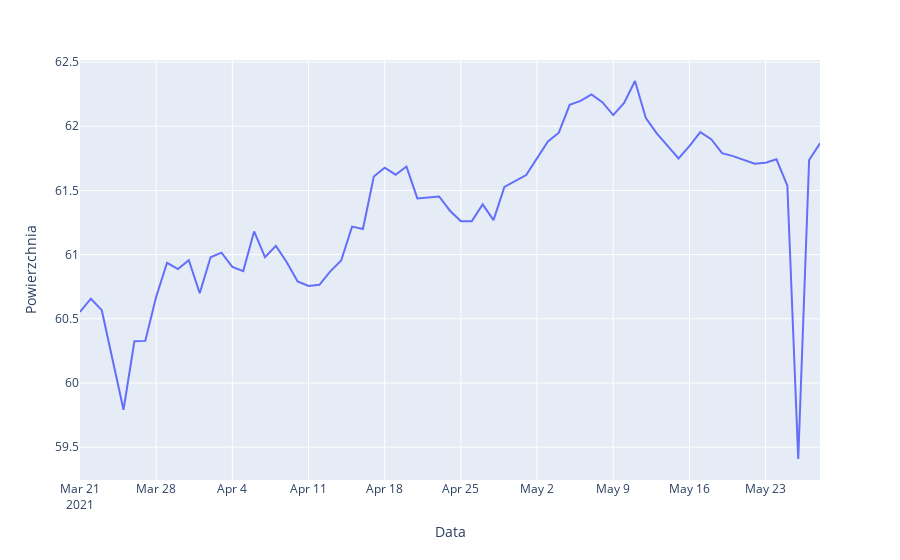

Source (notebook cell):
### Code cell
avg_area_per_day = data.groupby("Data", as_index=False)["Powierzchnia"].mean()
fig = go.Figure(data=px.line(avg_area_per_day, x="Data", y="Powierzchnia"))
fig.show()

### Figure 1 — Plotly figure (JSON) as saved in the notebook; plotly's stock layout.template omitted (floating-point values rounded to 4 significant figures)
{"data": [{"hovertemplate": "Data=%{x}<br>Powierzchnia=%{y}<extra></extra>", "legendgroup": "", "line": {"color": "#636efa", "dash": "solid"}, "mode": "lines", "name": "", "orientation": "v", "showlegend": false, "type": "scatter", "x": ["2021-03-21", "2021-03-22", "2021-03-23", "2021-03-25", "2021-03-26", "2021-03-27", "2021-03-28", "2021-03-29", "2021-03-30", "2021-03-31", "2021-04-01", "2021-04-02", "2021-04-03", "2021-04-04", "2021-04-05", "2021-04-06", "2021-04-07", "2021-04-08", "2021-04-09", "2021-04-10", "2021-04-11", "2021-04-12", "2021-04-13", "2021-04-14", "2021-04-15", "2021-04-16", "2021-04-17", "2021-04-18", "2021-04-19", "2021-04-20", "2021-04-21", "2021-04-23", "2021-04-24", "2021-04-25", "2021-04-26", "2021-04-27", "2021-04-28", "2021-04-29", "2021-05-01", "2021-05-02", "2021-05-03", "2021-05-04", "2021-05-05", "2021-05-06", "2021-05-07", "2021-05-08", "2021-05-09", "2021-05-10", "2021-05-11", "2021-05-12", "2021-05-13", "2021-05-14", "2021-05-15", "2021-05-16", "2021-05-17", "2021-05-18", "2021-05-19", "2021-05-20", "2021-05-21", "2021-05-22", "2021-05-23", "2021-05-24", "2021-05-25", "2021-05-26", "2021-05-27", "2021-05-28"], "xaxis": "x", "y": [60.55, 60.66, 60.57, 59.79, 60.32, 60.33, 60.67, 60.94, 60.89, 60.96, 60.7, 60.98, 61.02, 60.91, 60.87, 61.18, 60.98, 61.07, 60.94, 60.79, 60.76, 60.76, 60.87, 60.95, 61.22, 61.2, 61.61, 61.68, 61.62, 61.69, 61.44, 61.45, 61.34, 61.26, 61.26, 61.39, 61.27, 61.53, 61.62, 61.75, 61.88, 61.95, 62.17, 62.2, 62.25, 62.19, 62.09, 62.18, 62.35, 62.06, 61.94, 61.85, 61.75, 61.85, 61.95, 61.9, 61.79, 61.77, 61.74, 61.71, 61.72, 61.74, 61.54, 59.41, 61.74, 61.87], "yaxis": "y"}], "layout": {"legend": {"tracegroupgap": 0}, "margin": {"t": 60}, "xaxis": {"anchor": "y", "domain": [0, 1], "title": {"text": "Data"}}, "yaxis": {"anchor": "x", "domain": [0, 1], "title": {"text": "Powierzchnia"}}}}
